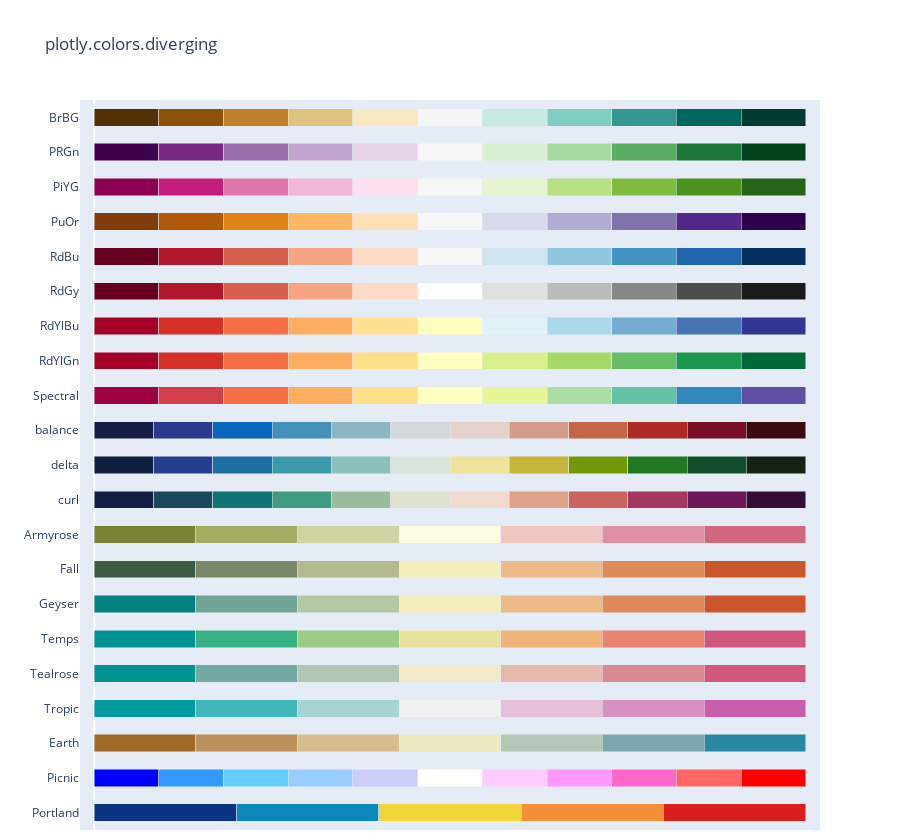

Notebook cell for this chart:
### Code cell
import plotly.express as px
import matplotlib.pyplot as plt
%matplotlib inline

fig = px.colors.diverging.swatches().update_layout(margin_b=10)
fig.show()

### Figure 1 — Plotly figure (JSON) as saved in the notebook; plotly's stock layout.template omitted (floating-point values rounded to 4 significant figures)
{"data": [{"customdata": [0, 1, 2, 3, 4], "hovertemplate": "%{y}[%{customdata}] = %{marker.color}<extra></extra>", "marker": {"color": ["rgb(12,51,131)", "rgb(10,136,186)", "rgb(242,211,56)", "rgb(242,143,56)", "rgb(217,30,30)"]}, "orientation": "h", "type": "bar", "x": [1, 1, 1, 1, 1], "y": ["Portland", "Portland", "Portland", "Portland", "Portland"]}, {"customdata": [0, 1, 2, 3, 4, 5, 6, 7, 8, 9, 10], "hovertemplate": "%{y}[%{customdata}] = %{marker.color}<extra></extra>", "marker": {"color": ["rgb(0,0,255)", "rgb(51,153,255)", "rgb(102,204,255)", "rgb(153,204,255)", "rgb(204,204,255)", "rgb(255,255,255)", "rgb(255,204,255)", "rgb(255,153,255)", "rgb(255,102,204)", "rgb(255,102,102)", "rgb(255,0,0)"]}, "orientation": "h", "type": "bar", "x": [1, 1, 1, 1, 1, 1, 1, 1, 1, 1, 1], "y": ["Picnic", "Picnic", "Picnic", "Picnic", "Picnic", "Picnic", "Picnic", "Picnic", "Picnic", "Picnic", "Picnic"]}, {"customdata": [0, 1, 2, 3, 4, 5, 6], "hovertemplate": "%{y}[%{customdata}] = %{marker.color}<extra></extra>", "marker": {"color": ["rgb(161, 105, 40)", "rgb(189, 146, 90)", "rgb(214, 189, 141)", "rgb(237, 234, 194)", "rgb(181, 200, 184)", "rgb(121, 167, 172)", "rgb(40, 135, 161)"]}, "orientation": "h", "type": "bar", "x": [1, 1, 1, 1, 1, 1, 1], "y": ["Earth", "Earth", "Earth", "Earth", "Earth", "Earth", "Earth"]}, {"customdata": [0, 1, 2, 3, 4, 5, 6], "hovertemplate": "%{y}[%{customdata}] = %{marker.color}<extra></extra>", "marker": {"color": ["rgb(0, 155, 158)", "rgb(66, 183, 185)", "rgb(167, 211, 212)", "rgb(241, 241, 241)", "rgb(228, 193, 217)", "rgb(214, 145, 193)", "rgb(199, 93, 171)"]}, "orientation": "h", "type": "bar", "x": [1, 1, 1, 1, 1, 1, 1], "y": ["Tropic", "Tropic", "Tropic", "Tropic", "Tropic", "Tropic", "Tropic"]}, {"customdata": [0, 1, 2, 3, 4, 5, 6], "hovertemplate": "%{y}[%{customdata}] = %{marker.color}<extra></extra>", "marker": {"color": ["rgb(0, 147, 146)", "rgb(114, 170, 161)", "rgb(177, 199, 179)", "rgb(241, 234, 200)", "rgb(229, 185, 173)", "rgb(217, 137, 148)", "rgb(208, 88, 126)"]}, "orientation": "h", "type": "bar", "x": [1, 1, 1, 1, 1, 1, 1], "y": ["Tealrose", "Tealrose", "Tealrose", "Tealrose", "Tealrose", "Tealrose", "Tealrose"]}, {"customdata": [0, 1, 2, 3, 4, 5, 6], "hovertemplate": "%{y}[%{customdata}] = %{marker.color}<extra></extra>", "marker": {"color": ["rgb(0, 147, 146)", "rgb(57, 177, 133)", "rgb(156, 203, 134)", "rgb(233, 226, 156)", "rgb(238, 180, 121)", "rgb(232, 132, 113)", "rgb(207, 89, 126)"]}, "orientation": "h", "type": "bar", "x": [1, 1, 1, 1, 1, 1, 1], "y": ["Temps", "Temps", "Temps", "Temps", "Temps", "Temps", "Temps"]}, {"customdata": [0, 1, 2, 3, 4, 5, 6], "hovertemplate": "%{y}[%{customdata}] = %{marker.color}<extra></extra>", "marker": {"color": ["rgb(0, 128, 128)", "rgb(112, 164, 148)", "rgb(180, 200, 168)", "rgb(246, 237, 189)", "rgb(237, 187, 138)", "rgb(222, 138, 90)", "rgb(202, 86, 44)"]}, "orientation": "h", "type": "bar", "x": [1, 1, 1, 1, 1, 1, 1], "y": ["Geyser", "Geyser", "Geyser", "Geyser", "Geyser", "Geyser", "Geyser"]}, {"customdata": [0, 1, 2, 3, 4, 5, 6], "hovertemplate": "%{y}[%{customdata}] = %{marker.color}<extra></extra>", "marker": {"color": ["rgb(61, 89, 65)", "rgb(119, 136, 104)", "rgb(181, 185, 145)", "rgb(246, 237, 189)", "rgb(237, 187, 138)", "rgb(222, 138, 90)", "rgb(202, 86, 44)"]}, "orientation": "h", "type": "bar", "x": [1, 1, 1, 1, 1, 1, 1], "y": ["Fall", "Fall", "Fall", "Fall", "Fall", "Fall", "Fall"]}, {"customdata": [0, 1, 2, 3, 4, 5, 6], "hovertemplate": "%{y}[%{customdata}] = %{marker.color}<extra></extra>", "marker": {"color": ["rgb(121, 130, 52)", "rgb(163, 173, 98)", "rgb(208, 211, 162)", "rgb(253, 251, 228)", "rgb(240, 198, 195)", "rgb(223, 145, 163)", "rgb(212, 103, 128)"]}, "orientation": "h", "type": "bar", "x": [1, 1, 1, 1, 1, 1, 1], "y": ["Armyrose", "Armyrose", "Armyrose", "Armyrose", "Armyrose", "Armyrose", "Armyrose"]}, {"customdata": [0, 1, 2, 3, 4, 5, 6, 7, 8, 9, 10, 11], "hovertemplate": "%{y}[%{customdata}] = %{marker.color}<extra></extra>", "marker": {"color": ["rgb(20, 29, 67)", "rgb(28, 72, 93)", "rgb(18, 115, 117)", "rgb(63, 156, 129)", "rgb(153, 189, 156)", "rgb(223, 225, 211)", "rgb(241, 218, 206)", "rgb(224, 160, 137)", "rgb(203, 101, 99)", "rgb(164, 54, 96)", "rgb(111, 23, 91)", "rgb(51, 13, 53)"]}, "orientation": "h", "type": "bar", "x": [1, 1, 1, 1, 1, 1, 1, 1, 1, 1, 1, 1], "y": ["curl", "curl", "curl", "curl", "curl", "curl", "curl", "curl", "curl", "curl", "curl", "curl"]}, {"customdata": [0, 1, 2, 3, 4, 5, 6, 7, 8, 9, 10, 11], "hovertemplate": "%{y}[%{customdata}] = %{marker.color}<extra></extra>", "marker": {"color": ["rgb(16, 31, 63)", "rgb(38, 62, 144)", "rgb(30, 110, 161)", "rgb(60, 154, 171)", "rgb(140, 193, 186)", "rgb(217, 229, 218)", "rgb(239, 226, 156)", "rgb(195, 182, 59)", "rgb(115, 152, 5)", "rgb(34, 120, 36)", "rgb(18, 78, 43)", "rgb(23, 35, 18)"]}, "orientation": "h", "type": "bar", "x": [1, 1, 1, 1, 1, 1, 1, 1, 1, 1, 1, 1], "y": ["delta", "delta", "delta", "delta", "delta", "delta", "delta", "delta", "delta", "delta", "delta", "delta"]}, {"customdata": [0, 1, 2, 3, 4, 5, 6, 7, 8, 9, 10, 11], "hovertemplate": "%{y}[%{customdata}] = %{marker.color}<extra></extra>", "marker": {"color": ["rgb(23, 28, 66)", "rgb(41, 58, 143)", "rgb(11, 102, 189)", "rgb(69, 144, 185)", "rgb(142, 181, 194)", "rgb(210, 216, 219)", "rgb(230, 210, 204)", "rgb(213, 157, 137)", "rgb(196, 101, 72)", "rgb(172, 43, 36)", "rgb(120, 14, 40)", "rgb(60, 9, 17)"]}, "orientation": "h", "type": "bar", "x": [1, 1, 1, 1, 1, 1, 1, 1, 1, 1, 1, 1], "y": ["balance", "balance", "balance", "balance", "balance", "balance", "balance", "balance", "balance", "balance", "balance", "balance"]}, {"customdata": [0, 1, 2, 3, 4, 5, 6, 7, 8, 9, 10], "hovertemplate": "%{y}[%{customdata}] = %{marker.color}<extra></extra>", "marker": {"color": ["rgb(158,1,66)", "rgb(213,62,79)", "rgb(244,109,67)", "rgb(253,174,97)", "rgb(254,224,139)", "rgb(255,255,191)", "rgb(230,245,152)", "rgb(171,221,164)", "rgb(102,194,165)", "rgb(50,136,189)", "rgb(94,79,162)"]}, "orientation": "h", "type": "bar", "x": [1, 1, 1, 1, 1, 1, 1, 1, 1, 1, 1], "y": ["Spectral", "Spectral", "Spectral", "Spectral", "Spectral", "Spectral", "Spectral", "Spectral", "Spectral", "Spectral", "Spectral"]}, {"customdata": [0, 1, 2, 3, 4, 5, 6, 7, 8, 9, 10], "hovertemplate": "%{y}[%{customdata}] = %{marker.color}<extra></extra>", "marker": {"color": ["rgb(165,0,38)", "rgb(215,48,39)", "rgb(244,109,67)", "rgb(253,174,97)", "rgb(254,224,139)", "rgb(255,255,191)", "rgb(217,239,139)", "rgb(166,217,106)", "rgb(102,189,99)", "rgb(26,152,80)", "rgb(0,104,55)"]}, "orientation": "h", "type": "bar", "x": [1, 1, 1, 1, 1, 1, 1, 1, 1, 1, 1], "y": ["RdYlGn", "RdYlGn", "RdYlGn", "RdYlGn", "RdYlGn", "RdYlGn", "RdYlGn", "RdYlGn", "RdYlGn", "RdYlGn", "RdYlGn"]}, {"customdata": [0, 1, 2, 3, 4, 5, 6, 7, 8, 9, 10], "hovertemplate": "%{y}[%{customdata}] = %{marker.color}<extra></extra>", "marker": {"color": ["rgb(165,0,38)", "rgb(215,48,39)", "rgb(244,109,67)", "rgb(253,174,97)", "rgb(254,224,144)", "rgb(255,255,191)", "rgb(224,243,248)", "rgb(171,217,233)", "rgb(116,173,209)", "rgb(69,117,180)", "rgb(49,54,149)"]}, "orientation": "h", "type": "bar", "x": [1, 1, 1, 1, 1, 1, 1, 1, 1, 1, 1], "y": ["RdYlBu", "RdYlBu", "RdYlBu", "RdYlBu", "RdYlBu", "RdYlBu", "RdYlBu", "RdYlBu", "RdYlBu", "RdYlBu", "RdYlBu"]}, {"customdata": [0, 1, 2, 3, 4, 5, 6, 7, 8, 9, 10], "hovertemplate": "%{y}[%{customdata}] = %{marker.color}<extra></extra>", "marker": {"color": ["rgb(103,0,31)", "rgb(178,24,43)", "rgb(214,96,77)", "rgb(244,165,130)", "rgb(253,219,199)", "rgb(255,255,255)", "rgb(224,224,224)", "rgb(186,186,186)", "rgb(135,135,135)", "rgb(77,77,77)", "rgb(26,26,26)"]}, "orientation": "h", "type": "bar", "x": [1, 1, 1, 1, 1, 1, 1, 1, 1, 1, 1], "y": ["RdGy", "RdGy", "RdGy", "RdGy", "RdGy", "RdGy", "RdGy", "RdGy", "RdGy", "RdGy", "RdGy"]}, {"customdata": [0, 1, 2, 3, 4, 5, 6, 7, 8, 9, 10], "hovertemplate": "%{y}[%{customdata}] = %{marker.color}<extra></extra>", "marker": {"color": ["rgb(103,0,31)", "rgb(178,24,43)", "rgb(214,96,77)", "rgb(244,165,130)", "rgb(253,219,199)", "rgb(247,247,247)", "rgb(209,229,240)", "rgb(146,197,222)", "rgb(67,147,195)", "rgb(33,102,172)", "rgb(5,48,97)"]}, "orientation": "h", "type": "bar", "x": [1, 1, 1, 1, 1, 1, 1, 1, 1, 1, 1], "y": ["RdBu", "RdBu", "RdBu", "RdBu", "RdBu", "RdBu", "RdBu", "RdBu", "RdBu", "RdBu", "RdBu"]}, {"customdata": [0, 1, 2, 3, 4, 5, 6, 7, 8, 9, 10], "hovertemplate": "%{y}[%{customdata}] = %{marker.color}<extra></extra>", "marker": {"color": ["rgb(127,59,8)", "rgb(179,88,6)", "rgb(224,130,20)", "rgb(253,184,99)", "rgb(254,224,182)", "rgb(247,247,247)", "rgb(216,218,235)", "rgb(178,171,210)", "rgb(128,115,172)", "rgb(84,39,136)", "rgb(45,0,75)"]}, "orientation": "h", "type": "bar", "x": [1, 1, 1, 1, 1, 1, 1, 1, 1, 1, 1], "y": ["PuOr", "PuOr", "PuOr", "PuOr", "PuOr", "PuOr", "PuOr", "PuOr", "PuOr", "PuOr", "PuOr"]}, {"customdata": [0, 1, 2, 3, 4, 5, 6, 7, 8, 9, 10], "hovertemplate": "%{y}[%{customdata}] = %{marker.color}<extra></extra>", "marker": {"color": ["rgb(142,1,82)", "rgb(197,27,125)", "rgb(222,119,174)", "rgb(241,182,218)", "rgb(253,224,239)", "rgb(247,247,247)", "rgb(230,245,208)", "rgb(184,225,134)", "rgb(127,188,65)", "rgb(77,146,33)", "rgb(39,100,25)"]}, "orientation": "h", "type": "bar", "x": [1, 1, 1, 1, 1, 1, 1, 1, 1, 1, 1], "y": ["PiYG", "PiYG", "PiYG", "PiYG", "PiYG", "PiYG", "PiYG", "PiYG", "PiYG", "PiYG", "PiYG"]}, {"customdata": [0, 1, 2, 3, 4, 5, 6, 7, 8, 9, 10], "hovertemplate": "%{y}[%{customdata}] = %{marker.color}<extra></extra>", "marker": {"color": ["rgb(64,0,75)", "rgb(118,42,131)", "rgb(153,112,171)", "rgb(194,165,207)", "rgb(231,212,232)", "rgb(247,247,247)", "rgb(217,240,211)", "rgb(166,219,160)", "rgb(90,174,97)", "rgb(27,120,55)", "rgb(0,68,27)"]}, "orientation": "h", "type": "bar", "x": [1, 1, 1, 1, 1, 1, 1, 1, 1, 1, 1], "y": ["PRGn", "PRGn", "PRGn", "PRGn", "PRGn", "PRGn", "PRGn", "PRGn", "PRGn", "PRGn", "PRGn"]}, {"customdata": [0, 1, 2, 3, 4, 5, 6, 7, 8, 9, 10], "hovertemplate": "%{y}[%{customdata}] = %{marker.color}<extra></extra>", "marker": {"color": ["rgb(84,48,5)", "rgb(140,81,10)", "rgb(191,129,45)", "rgb(223,194,125)", "rgb(246,232,195)", "rgb(245,245,245)", "rgb(199,234,229)", "rgb(128,205,193)", "rgb(53,151,143)", "rgb(1,102,94)", "rgb(0,60,48)"]}, "orientation": "h", "type": "bar", "x": [1, 1, 1, 1, 1, 1, 1, 1, 1, 1, 1], "y": ["BrBG", "BrBG", "BrBG", "BrBG", "BrBG", "BrBG", "BrBG", "BrBG", "BrBG", "BrBG", "BrBG"]}], "layout": {"bargap": 0.5, "barmode": "stack", "barnorm": "fraction", "height": 840, "margin": {"b": 10}, "showlegend": false, "title": {"text": "plotly.colors.diverging"}, "xaxis": {"range": [-0.02, 1.02], "showgrid": false, "showticklabels": false}}}
